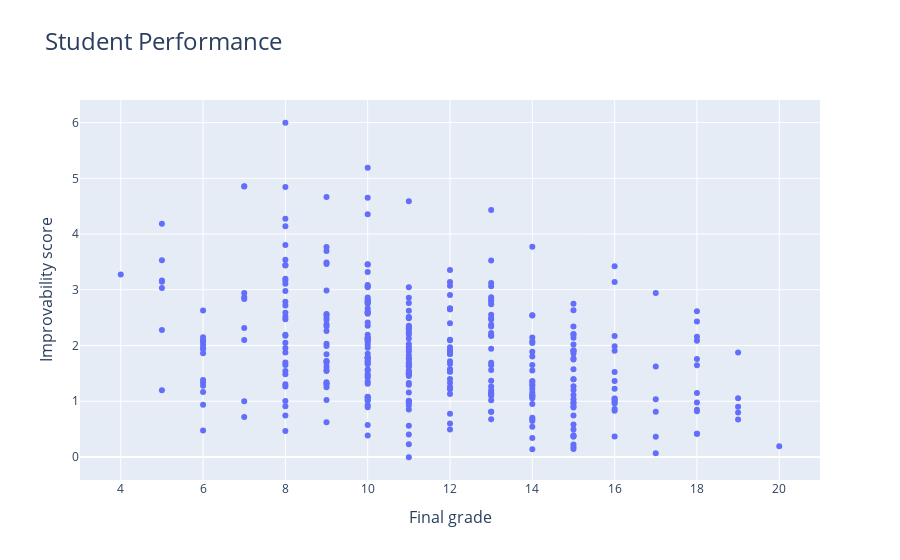

Here is the notebook cell this chart was saved with:
### Code cell
fig = go.Figure(data=[
    go.Scatter(
        y=df["ImprovabilityScore"], x=df['FinalGrade'], 
        mode="markers",
        text=df['StudentID'],
        hovertemplate=
            "<b>Student ID: %{text}</b><br><br>" +
            "Improvability score: %{y:.1f}<br>" +
            "Final grade: %{x:.f}<br>" 
    )
])
fig.update_layout(
    title={"text": "Student Performance", "font": {"size": 24}},
    xaxis={"title": {"text": "Final grade", "font": {"size": 16}}},
    yaxis={"title": {"text": "Improvability score", "font": {"size": 16}}}
)
fig.show()

### Figure 1 — Plotly figure (JSON) as saved in the notebook; plotly's stock layout.template omitted (floating-point values rounded to 4 significant figures; data arrays with more than 128 entries replaced by an {"elided": "..."} marker saying what was removed)
{"data": [{"hovertemplate": "<b>Student ID: %{text}</b><br><br>Improvability score: %{y:.1f}<br>Final grade: %{x:.f}<br>", "mode": "markers", "text": {"elided": "357 int values"}, "type": "scatter", "x": {"elided": "357 int values"}, "y": {"elided": "357 float values"}}], "layout": {"autosize": true, "title": {"font": {"size": 24}, "text": "Student Performance"}, "xaxis": {"autorange": true, "range": [2.999, 21.0], "title": {"font": {"size": 16}, "text": "Final grade"}, "type": "linear"}, "yaxis": {"autorange": true, "range": [-0.5015, 6.493], "title": {"font": {"size": 16}, "text": "Improvability score"}, "type": "linear"}}}
